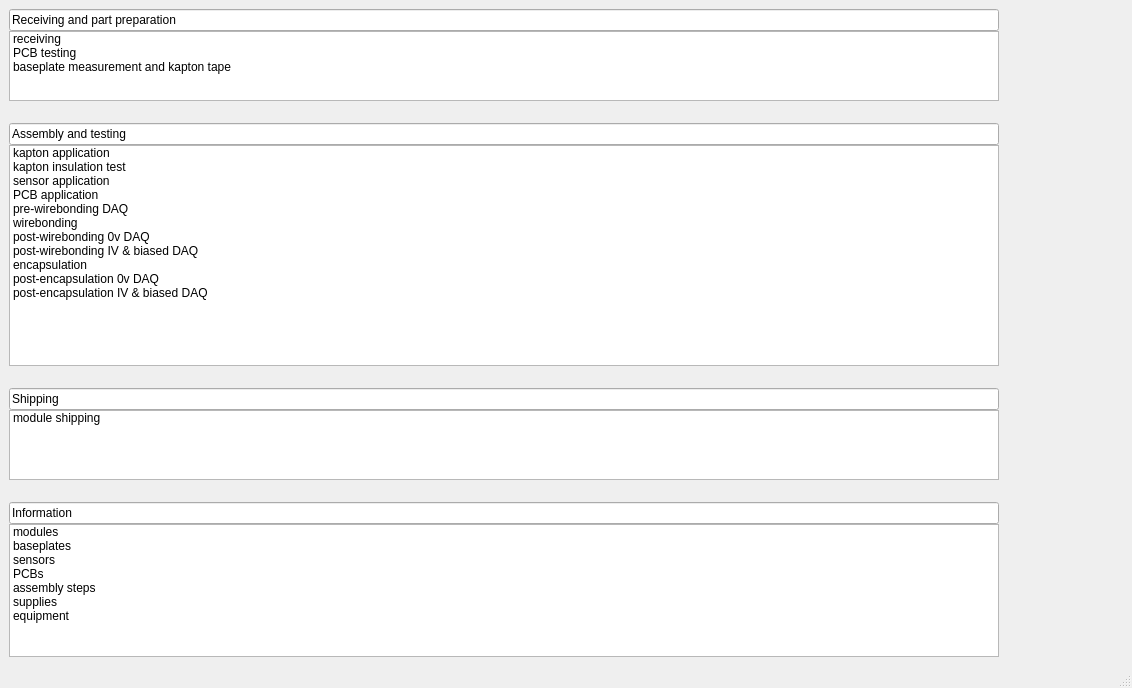
<?xml version="1.0" encoding="UTF-8"?>
<ui version="4.0">
 <class>MainWindow</class>
 <widget class="QMainWindow" name="MainWindow">
  <property name="geometry">
   <rect>
    <x>0</x>
    <y>0</y>
    <width>1132</width>
    <height>688</height>
   </rect>
  </property>
  <property name="windowTitle">
   <string>MainWindow</string>
  </property>
  <widget class="QWidget" name="centralwidget">
   <layout class="QGridLayout" name="gridLayout">
    <item row="0" column="0">
     <layout class="QHBoxLayout" name="hlMainSections" stretch="8,1,22">
      <property name="spacing">
       <number>0</number>
      </property>
      <item>
       <layout class="QVBoxLayout" name="vlUISelect" stretch="0,2,2,0,20,2,0,1,2,0,12">
        <property name="spacing">
         <number>0</number>
        </property>
        <item>
         <widget class="QLineEdit" name="leReceiving">
          <property name="text">
           <string>Receiving and part preparation</string>
          </property>
          <property name="readOnly">
           <bool>true</bool>
          </property>
         </widget>
        </item>
        <item>
         <widget class="QListWidget" name="listReceiving">
          <item>
           <property name="text">
            <string>receiving</string>
           </property>
          </item>
          <item>
           <property name="text">
            <string>PCB testing</string>
           </property>
          </item>
          <item>
           <property name="text">
            <string>baseplate measurement and kapton tape</string>
           </property>
          </item>
         </widget>
        </item>
        <item>
         <spacer name="verticalSpacer_2">
          <property name="orientation">
           <enum>Qt::Vertical</enum>
          </property>
          <property name="sizeHint" stdset="0">
           <size>
            <width>20</width>
            <height>40</height>
           </size>
          </property>
         </spacer>
        </item>
        <item>
         <widget class="QLineEdit" name="leAssembly">
          <property name="text">
           <string>Assembly and testing</string>
          </property>
          <property name="readOnly">
           <bool>true</bool>
          </property>
         </widget>
        </item>
        <item>
         <widget class="QListWidget" name="listAssembly">
          <item>
           <property name="text">
            <string>kapton application</string>
           </property>
          </item>
          <item>
           <property name="text">
            <string>kapton insulation test</string>
           </property>
          </item>
          <item>
           <property name="text">
            <string>sensor application</string>
           </property>
          </item>
          <item>
           <property name="text">
            <string>PCB application</string>
           </property>
          </item>
          <item>
           <property name="text">
            <string>pre-wirebonding DAQ</string>
           </property>
          </item>
          <item>
           <property name="text">
            <string>wirebonding</string>
           </property>
          </item>
          <item>
           <property name="text">
            <string>post-wirebonding 0v DAQ</string>
           </property>
          </item>
          <item>
           <property name="text">
            <string>post-wirebonding IV &amp; biased DAQ</string>
           </property>
          </item>
          <item>
           <property name="text">
            <string>encapsulation</string>
           </property>
          </item>
          <item>
           <property name="text">
            <string>post-encapsulation 0v DAQ</string>
           </property>
          </item>
          <item>
           <property name="text">
            <string>post-encapsulation IV &amp; biased DAQ</string>
           </property>
          </item>
         </widget>
        </item>
        <item>
         <spacer name="verticalSpacer_3">
          <property name="orientation">
           <enum>Qt::Vertical</enum>
          </property>
          <property name="sizeHint" stdset="0">
           <size>
            <width>20</width>
            <height>40</height>
           </size>
          </property>
         </spacer>
        </item>
        <item>
         <widget class="QLineEdit" name="leShipping">
          <property name="text">
           <string>Shipping</string>
          </property>
          <property name="readOnly">
           <bool>true</bool>
          </property>
         </widget>
        </item>
        <item>
         <widget class="QListWidget" name="listShipping">
          <item>
           <property name="text">
            <string>module shipping</string>
           </property>
          </item>
         </widget>
        </item>
        <item>
         <spacer name="verticalSpacer">
          <property name="orientation">
           <enum>Qt::Vertical</enum>
          </property>
          <property name="sizeHint" stdset="0">
           <size>
            <width>20</width>
            <height>40</height>
           </size>
          </property>
         </spacer>
        </item>
        <item>
         <widget class="QLineEdit" name="leInformation">
          <property name="text">
           <string>Information</string>
          </property>
          <property name="readOnly">
           <bool>true</bool>
          </property>
         </widget>
        </item>
        <item>
         <widget class="QListWidget" name="listInformation">
          <item>
           <property name="text">
            <string>modules</string>
           </property>
          </item>
          <item>
           <property name="text">
            <string>baseplates</string>
           </property>
          </item>
          <item>
           <property name="text">
            <string>sensors</string>
           </property>
          </item>
          <item>
           <property name="text">
            <string>PCBs</string>
           </property>
          </item>
          <item>
           <property name="text">
            <string>assembly steps</string>
           </property>
          </item>
          <item>
           <property name="text">
            <string>supplies</string>
           </property>
          </item>
          <item>
           <property name="text">
            <string>equipment</string>
           </property>
          </item>
         </widget>
        </item>
       </layout>
      </item>
      <item>
       <spacer name="horizontalSpacer">
        <property name="orientation">
         <enum>Qt::Horizontal</enum>
        </property>
        <property name="sizeHint" stdset="0">
         <size>
          <width>40</width>
          <height>20</height>
         </size>
        </property>
       </spacer>
      </item>
      <item>
       <layout class="QHBoxLayout" name="hlUIpane"/>
      </item>
     </layout>
    </item>
   </layout>
  </widget>
  <widget class="QMenuBar" name="menubar">
   <property name="geometry">
    <rect>
     <x>0</x>
     <y>0</y>
     <width>1132</width>
     <height>21</height>
    </rect>
   </property>
  </widget>
  <widget class="QStatusBar" name="statusbar"/>
 </widget>
 <resources/>
 <connections/>
</ui>
